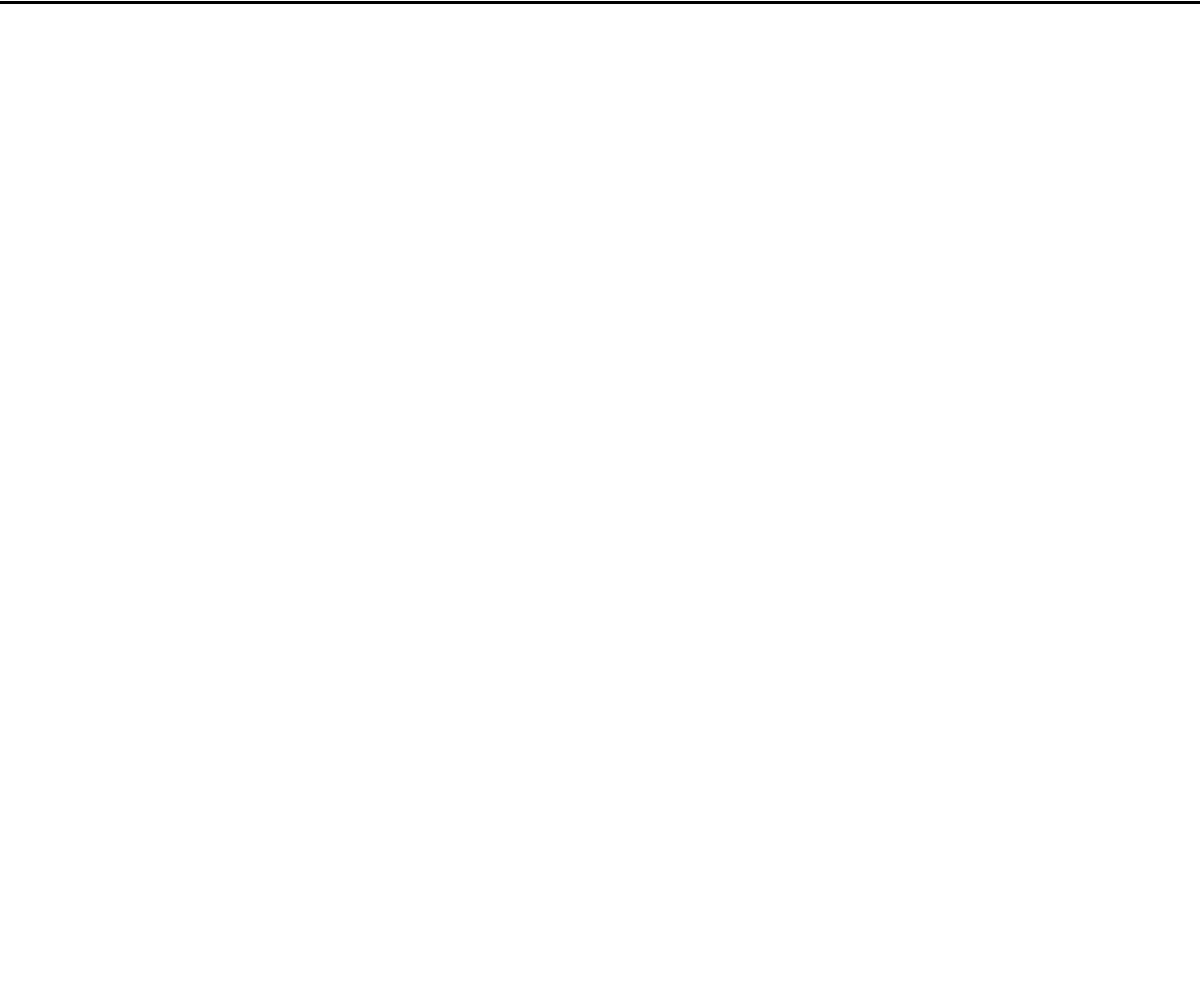
Frame 1 (no input)
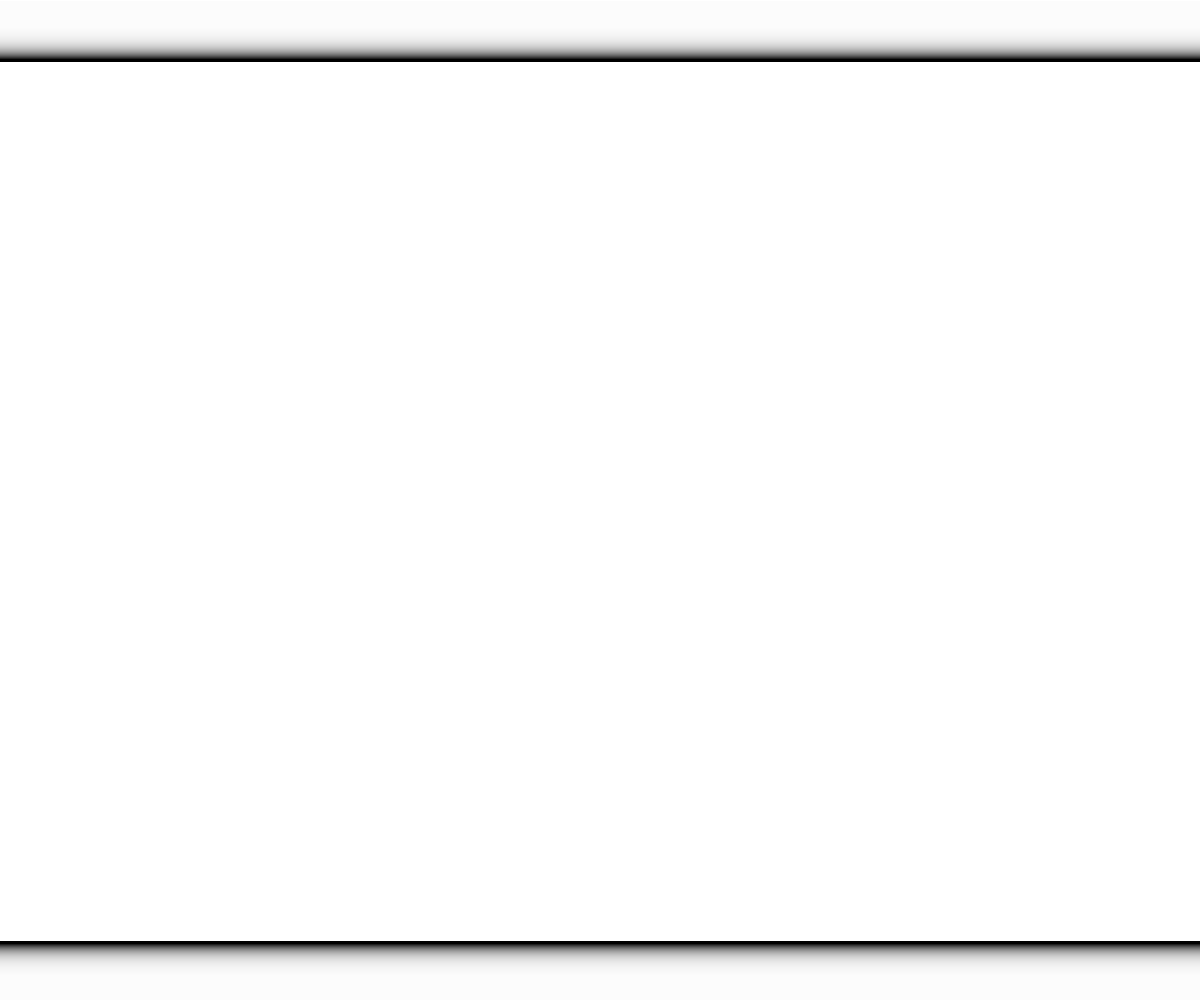
Frame 60 (no input)
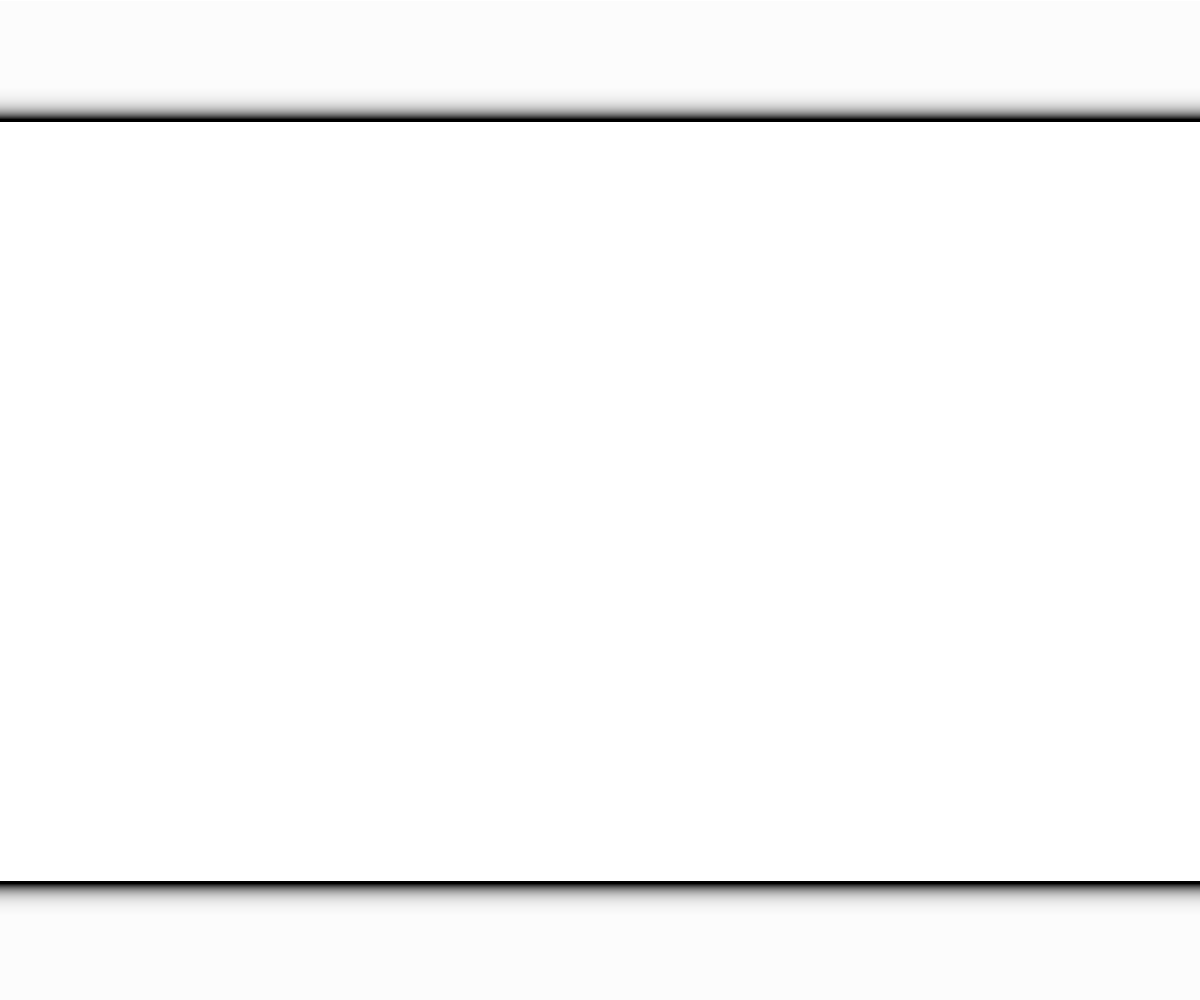
Frame 120 (the mouse pressed at the canvas centre since frame 60)

The p5.js sketch that drew these frames (run headless with seeded random() and noise() and a simulated clock; from frame 60 on, the mouse is pressed at the canvas centre):

// p5.js sketch
// ── sketch.js
let a;
let b;
let o;
let ob;

function setup() {
  const cnv = createCanvas(windowWidth, windowHeight);
  cnv.id("sketch");
  noStroke();
  a = height;
  o = 1;
  b = height / height;
  ob = 1;
}

function draw() {
  fill(300, 30);
  rect(0, 0, width, height);
  fill("black");
  rect(0, a, width, 3);
  rect(0, b, width, 3);
  fill("white");
  a = a - o;
  if (a == 0) {
    a = height / height;
    o = o * -1;
  } else if (a == height) {
    a = height;
    o = o * -1;
  }
  b = b - ob;
  if (b == 0) {
    b = height / height;
    ob = ob * -1;
  } else if (b == height) {
    b = height;
    ob = ob * -1;
  }
}

function windowResized() {
  resizeCanvas(windowWidth, windowHeight);
}

// ── style.css
:root {
        --opaque: rgba(0,0,0,0.7);
        --text: white;
        --body-color: rgba(250,250,250,100);
        --fontsz-header: 1.3rem;
        --fontsz-titles: 1.2rem;
        --fontsz-rest: 1rem;
	--font:monospace;
}

body {
display: flex;
flex-direction: column;
background-color: var(--body-color);
}


a {
        text-decoration: none;
        color: var(--text);
	font-size: var(--fontsz-header);
	font-family: var(--font);
}

p{
	font-size: var(--fontsz-rest);
font-family: var(--font);
        color: var(--text);
}

h3{
font-family: var(--font);
font-size: var(--fontsz-titles);
        color: var(--text);
}


header {
display: flex;
flex-direction: column;
justify-content: space-evenly;
}

header > bottom a:hover{
opacity: 0.3;
}

header > * {
display: flex;
flex: 1 1 auto;
align-items: center;
}

header > top{
justify-content: center;
padding-top: 2rem;
width: 100%;
height: 100%;
}


boton-1{ 
display: flex;
position: relative;
margin-top: 30px;
cursor: pointer;
background-color: white;
width: 40px;
height: 40px;
border-radius: 100px;
margin-right: 35%;
justify-content: center;
align-self: flex-end;
align-items: center;
}

boton-1 > lines{
display:flex;
position: absolute;
height: 100%;
opacity:0.5;
transition: all 1s;
}

boton-2{ 
display: flex;
postion:absolute;
background-color: gray;
width: 30px;
height: 30px;
visibility: hidden;
border-radius: 100px;
opacity: 0;
transition: all 1s;
}

boton-1:focus > lines{
visibility: hidden;
opacity: 0
}

boton-1:focus ~ bottom{
opacity:1;
visibility: visible;
}

boton-1:focus >boton-2{
visibility: visible;
opacity:0.5;
}

boton-2:focus ~ bottom{
opacity:0
visibility: visible;
}

header > bottom{
opacity:0;
transition: all 1s;
padding-top: 2rem;
padding-bottom: 1rem;
visibility: hidden;
justify-content:  space-evenly;
}

hero {
display: flex;
justify-content: center;
flex-direction: row;
min-height: 80vh;
}

gallery {
display: grid;
justify-content: center;
align-items: center;
align-self: center;
width: 100%;
max-width: 900px;
grid-template-columns: repeat(auto-fill, minmax(250px, 1fr));
grid-template-rows: auto;
grid-gap: 0.5rem;
}

entry > img {
display:flex;
position:absolute;
width: 100%;
height: 100%;
aspect-ratio: 1/1;
justify-content: center;
align-items: end;
}

entry {
display:flex;
position:relative;
width: 100%;
height: 100%;
aspect-ratio: 1/1;
background-color: gray;
justify-content: center;
align-items: end;
}

project{
        display:flex;
transition: height 0.7s;
width: 100%;
height: 25%;
justify-content: center;
align-items: center;
background-color: var(--opaque);
font-size: var(--fontsz-rest);
z-index:100;
}

entry:hover > project {
height: 100%;
}


team{
display: flex;
flex-direction: column;
min-height: 80vh;
max-width: 1000px;
padding-top: 5rem;
align-self: center;
}

team > top {
display: flex;
height: 22vw;
width: 32vw;
min-width:320px;
min-height:220px;
align-self: center;
}

team > bottom{
display: flex;
flex-direction: column;
align-items: center;
padding: 3rem;
}

contact{
display: flex;
flex-direction: column;
min-height: 80vh;
max-width: 1000px;
padding-top: 5rem;
align-self: center;
align-items: center;
}

contact > *{
padding-top: 2rem;	
}

contact > a {
font-size: var(--fontsz-rest);
}

contact > a:hover {
opacity: 0.3;
}


.debug {
border: 1px solid red;
}

.debug > * {
border: 1px solid blue;
}

#sketch {
  position: fixed;
  left: 0;
  top: 0;
  z-index: -1;
}
